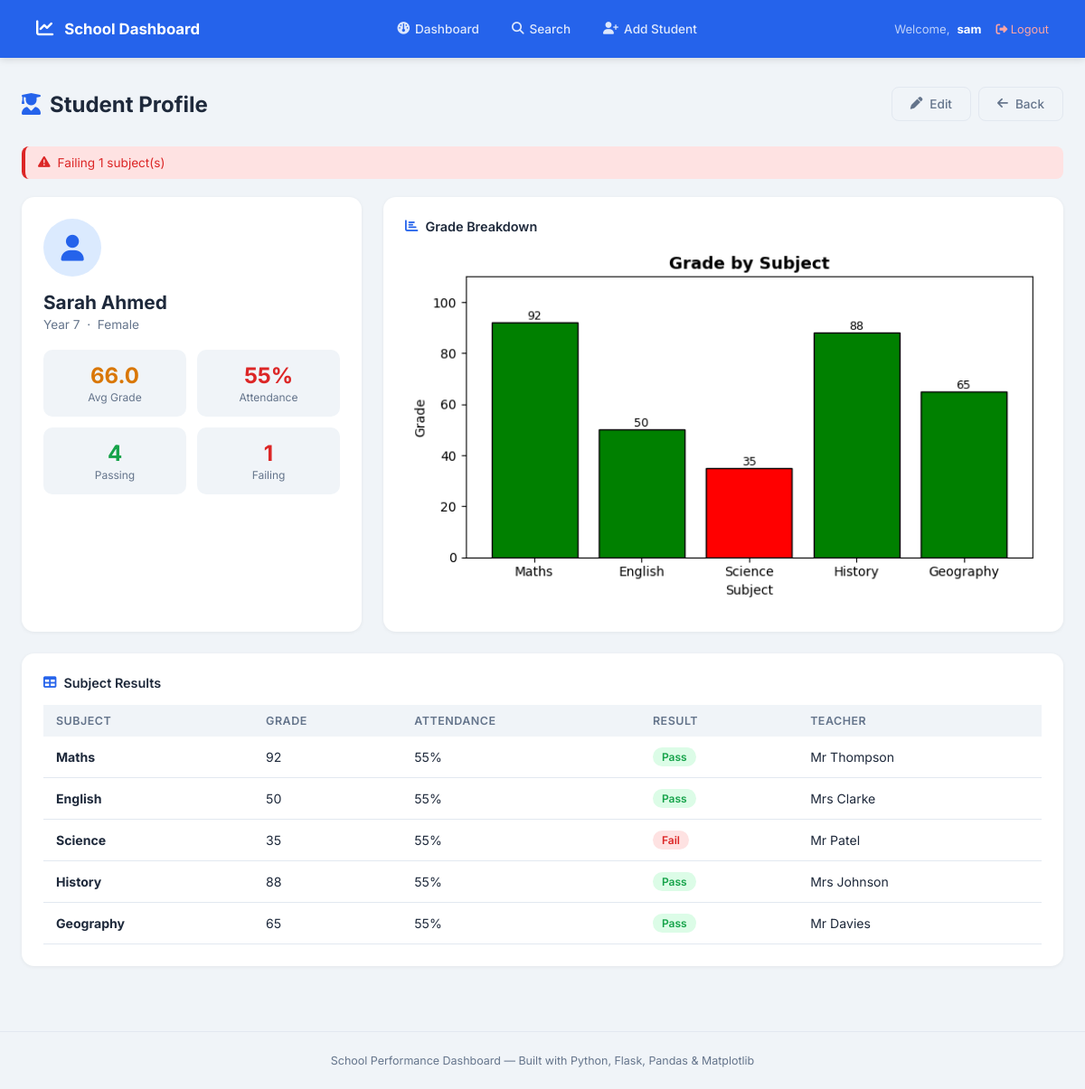
Screenshot of /student/2 (signed in) with the database file from the repository.
### tables this page shows
CREATE TABLE students (
            id INTEGER PRIMARY KEY AUTOINCREMENT,
            name TEXT NOT NULL,
            year_group INTEGER NOT NULL,
            gender TEXT NOT NULL
        );

CREATE TABLE grades (
            id INTEGER PRIMARY KEY AUTOINCREMENT,
            student_id INTEGER NOT NULL,
            subject TEXT NOT NULL,
            grade INTEGER NOT NULL,
            attendance INTEGER NOT NULL,
            pass_fail TEXT NOT NULL,
            teacher TEXT NOT NULL,
            FOREIGN KEY (student_id) REFERENCES students(id)
        );

### main.py (the view)
@app.route('/student/<int:student_id>')
@login_required
def student_profile(student_id):
    df = get_dataframe()
    student_df = df[df['student_id'] == student_id]
    if student_df.empty:
        flash("Student not found", "error")
        return redirect(url_for('search'))
    name = student_df['Student_Name'].iloc[0]
    year = student_df['Year_Group'].iloc[0]
    gender = student_df['Gender'].iloc[0]
    avg_grade = round(student_df['Grade'].mean(), 1)
    attendance = student_df['Attendance_Percentage'].iloc[0]
    pass_count = (student_df['Pass_Fail'] == 'Pass').sum()
    fail_count = (student_df['Pass_Fail'] == 'Fail').sum()
    flags = []
    if attendance < 50:
        flags.append(f"Low attendance: {attendance}%")
    if fail_count > 0:
        flags.append(f"Failing {fail_count} subject(s)")
    if avg_grade < 50:
        flags.append(f"Low average grade: {avg_grade}")
    chart = chart_student_grades(student_df)
    return render_template('student.html',
        name=name, year=year, gender=gender,
        avg_grade=avg_grade, attendance=attendance,
        pass_count=pass_count, fail_count=fail_count,
        grades=student_df.to_dict('records'),
        chart=chart, flags=flags, student_id=student_id
    )

### main.py (called while the page is built)
def get_db():
    conn = sqlite3.connect(DB)
    conn.row_factory = sqlite3.Row
    return conn

def get_chart(fig):
    buf = io.BytesIO()
    fig.savefig(buf, format='png', bbox_inches='tight', dpi=100)
    buf.seek(0)
    img = base64.b64encode(buf.read()).decode('utf-8')
    plt.close(fig)
    return img

def login_required(f):
    from functools import wraps
    @wraps(f)
    def decorated(*args, **kwargs):
        if 'user_id' not in session:
            return redirect(url_for('login'))
        return f(*args, **kwargs)
    return decorated

def get_dataframe():
    conn = get_db()
    df = pd.read_sql_query("""
        SELECT s.name as Student_Name, s.year_group as Year_Group, s.gender as Gender,
               g.subject as Subject, g.grade as Grade, g.attendance as Attendance_Percentage,
               g.pass_fail as Pass_Fail, g.teacher as Teacher, s.id as student_id
        FROM students s JOIN grades g ON s.id = g.student_id
    """, conn)
    conn.close()
    return df

def chart_student_grades(student_df):
    fig, ax = plt.subplots(figsize=(7, 4))
    colors = ['green' if pf == 'Pass' else 'red' for pf in student_df['Pass_Fail']]
    ax.bar(student_df['Subject'], student_df['Grade'], color=colors, edgecolor='black')
    ax.set_title('Grade by Subject', fontsize=13, fontweight='bold')
    ax.set_xlabel('Subject')
    ax.set_ylabel('Grade')
    ax.set_ylim(0, 110)
    for i, (g, pf) in enumerate(zip(student_df['Grade'], student_df['Pass_Fail'])):
        ax.annotate(f'{g}', (i, g), ha='center', va='bottom', fontsize=9)
    ax.tick_params(axis='x', rotation=0)
    fig.tight_layout()
    return get_chart(fig)

### templates/student.html (shortened to what this page needs)
{% extends 'base.html' %}
{% block content %}
<div class="main">
    <div class="page-header">
        <div class="page-title"><i class="fa-solid fa-user-graduate"></i> Student Profile</div>
        <div style="display:flex;gap:8px;">
            <a href="{{ url_for('edit_student', student_id=student_id) }}" class="btn btn-outline">
                <i class="fa-solid fa-pen"></i> Edit
            </a>
            <a href="{{ url_for('search') }}" class="btn btn-outline">
                <i class="fa-solid fa-arrow-left"></i> Back
            </a>
        </div>
    </div>
    {% if flags %}
    <div style="margin-bottom:20px;">
        {% for flag in flags %}
        <div class="flag-alert"><i class="fa-solid fa-triangle-exclamation"></i> {{ flag }}</div>
        {% endfor %}
    </div>
    {% endif %}
    <div class="profile-grid">
        <div class="profile-card">
            <div class="profile-avatar"><i class="fa-solid fa-user"></i></div>
            <div class="profile-name">{{ name }}</div>
            <div class="profile-meta">Year {{ year }} &nbsp;·&nbsp; {{ gender }}</div>
            <div class="profile-stats">
                <div class="profile-stat">
                    <div class="profile-stat-val gold">{{ avg_grade }}</div>
                    <div class="profile-stat-label">Avg Grade</div>
                </div>
                <div class="profile-stat">
                    <div class="profile-stat-val {% if attendance >= 80 %}green{% else %}red{% endif %}">{{ attendance }}%</div>
                    <div class="profile-stat-label">Attendance</div>
                </div>
                <div class="profile-stat">
                    <div class="profile-stat-val green">{{ pass_count }}</div>
                    <div class="profile-stat-label">Passing</div>
                </div>
                <div class="profile-stat">
                    <div class="profile-stat-val red">{{ fail_count }}</div>
                    <div class="profile-stat-label">Failing</div>
                </div>
            </div>
        </div>
        <div class="profile-card">
            <div style="font-size:0.9rem;font-weight:600;margin-bottom:14px;display:flex;align-items:center;gap:8px;">
                <i class="fa-solid fa-chart-bar" style="color:var(--accent);"></i> Grade Breakdown
            </div>
            <img alt="Student Grades" style="width:100%;border-radius:6px;">
        </div>
    </div>
    <div class="card">
        <div style="font-size:0.9rem;font-weight:600;margin-bottom:16px;display:flex;align-items:center;gap:8px;">
            <i class="fa-solid fa-table" style="color:var(--accent);"></i> Subject Results
        </div>
        <table class="grades-table">
            <thead>
                <tr>
                    <th>Subject</th>
                    <th>Grade</th>
                    <th>Attendance</th>
                    <th>Result</th>
                    <th>Teacher</th>
                </tr>
            </thead>
            <tbody>
                {% for g in grades %}
                <tr>
                    <td><strong>{{ g.Subject }}</strong></td>
                    <td>{{ g.Grade }}</td>
                    <td>{{ g.Attendance_Percentage }}%</td>
                    <td><span class="badge badge-{{ g.Pass_Fail|lower }}">{{ g.Pass_Fail }}</span></td>
                    <td>{{ g.Teacher }}</td>
                </tr>
                {% endfor %}
            </tbody>
        </table>
    </div>
</div>
{% endblock %}

### templates/base.html (shortened to what this page needs)
<!DOCTYPE html>
<html lang="en">
<head>
    <link rel="stylesheet" href="https://cdnjs.cloudflare.com/ajax/libs/font-awesome/6.5.0/css/all.min.css">
</head>
<body>
<nav class="navbar">
    <div class="nav-brand"><i class="fa-solid fa-chart-line"></i> School Dashboard</div>
    <div class="nav-links">
        <a href="{{ url_for('dashboard') }}" {% if request.endpoint == 'dashboard' %}class="active"{% endif %}>
            <i class="fa-solid fa-gauge"></i> Dashboard
        </a>
        <a href="{{ url_for('search') }}" {% if request.endpoint == 'search' %}class="active"{% endif %}>
            <i class="fa-solid fa-magnifying-glass"></i> Search
        </a>
        <a href="{{ url_for('add_student') }}" {% if request.endpoint == 'add_student' %}class="active"{% endif %}>
            <i class="fa-solid fa-user-plus"></i> Add Student
        </a>
    </div>
    {% if session.get('user_name') %}
<div class="nav-user">
    Welcome, <strong>{{ session['user_name'] }}</strong>
    <a href="{{ url_for('logout') }}" style="color:#fca5a5; margin-left:8px; font-size:0.8rem;">
        <i class="fa-solid fa-right-from-bracket"></i> Logout
    </a>
</div>
{% else %}
<a href="{{ url_for('login') }}" class="btn btn-primary" style="padding:7px 16px;font-size:0.82rem;">
    <i class="fa-solid fa-right-to-bracket"></i> Login
</a>
{% endif %}
</nav>
{% block content %}{% endblock %}
<footer>School Performance Dashboard — Built with Python, Flask, Pandas & Matplotlib</footer>
</body>
</html>

### templates/base.html (style rules this page uses)
*, *::before, *::after { box-sizing: border-box; margin: 0; padding: 0; }
:root { --bg: #f0f4f8; --surface: #ffffff; --accent: #2563eb; --accent-light: #dbeafe; --green: #16a34a; --green-light: #dcfce7; --red: #dc2626; --red-light: #fee2e2; --gold: #d97706; --gold-light: #fef3c7; --purple: #7c3aed; --purple-light: #ede9fe; --orange: #ea580c; --orange-light: #ffedd5; --text: #1e293b; --text-mid: #64748b; --border: #e2e8f0; }
body { font-family: 'Inter', sans-serif; background: var(--bg); color: var(--text); min-height: 100vh; }
a { text-decoration: none; color: inherit; }
.navbar { background: var(--accent); padding: 0 40px; display: flex; align-items: center; justify-content: space-between; height: 64px; position: sticky; top: 0; z-index: 100; box-shadow: 0 2px 8px rgba(0,0,0,0.12); }
.nav-brand { display: flex; align-items: center; gap: 12px; color: white; font-weight: 700; font-size: 1.05rem; }
.nav-brand i { font-size: 1.2rem; }
.nav-links { display: flex; align-items: center; gap: 8px; }
.nav-links a { color: rgba(255,255,255,0.85); padding: 8px 14px; border-radius: 8px; font-size: 0.85rem; font-weight: 500; transition: background 0.2s; display: flex; align-items: center; gap: 6px; }
.nav-user { color: rgba(255,255,255,0.7); font-size: 0.82rem; display: flex; align-items: center; gap: 8px; }
.nav-user strong { color: white; }
.main { max-width: 1300px; margin: 0 auto; padding: 32px 24px; }
.btn { display: inline-flex; align-items: center; gap: 8px; padding: 10px 20px; border-radius: 8px; font-size: 0.85rem; font-weight: 500; cursor: pointer; border: none; transition: all 0.2s; font-family: 'Inter', sans-serif; }
.btn-outline { background: transparent; border: 1px solid var(--border); color: var(--text-mid); }
.page-header { margin-bottom: 28px; display: flex; align-items: center; justify-content: space-between; flex-wrap: wrap; gap: 12px; }
.page-title { font-size: 1.5rem; font-weight: 700; display: flex; align-items: center; gap: 10px; }
.page-title i { color: var(--accent); }
.card { background: var(--surface); border-radius: 14px; padding: 24px; box-shadow: 0 1px 4px rgba(0,0,0,0.06); }
footer { text-align: center; padding: 24px; color: var(--text-mid); font-size: 0.78rem; border-top: 1px solid var(--border); margin-top: 40px; }

### templates/student.html (style rules this page uses)
.profile-grid { display: grid; grid-template-columns: 1fr 2fr; gap: 24px; margin-bottom: 24px; }
.profile-card { background: var(--surface); border-radius: 14px; padding: 24px; box-shadow: 0 1px 4px rgba(0,0,0,0.06); }
.profile-avatar { width: 64px; height: 64px; background: var(--accent-light); border-radius: 50%; display: flex; align-items: center; justify-content: center; font-size: 1.8rem; color: var(--accent); margin-bottom: 16px; }
.profile-name { font-size: 1.3rem; font-weight: 700; margin-bottom: 4px; }
.profile-meta { color: var(--text-mid); font-size: 0.85rem; margin-bottom: 20px; }
.profile-stats { display: grid; grid-template-columns: 1fr 1fr; gap: 12px; margin-bottom: 20px; }
.profile-stat { background: var(--bg); border-radius: 10px; padding: 14px; text-align: center; }
.profile-stat-val { font-size: 1.5rem; font-weight: 700; }
.profile-stat-val.green { color: var(--green); }
.profile-stat-val.red { color: var(--red); }
.profile-stat-val.gold { color: var(--gold); }
.profile-stat-label { font-size: 0.75rem; color: var(--text-mid); margin-top: 2px; }
.flag-alert { background: var(--red-light); border-left: 4px solid var(--red); color: var(--red); padding: 10px 14px; border-radius: 8px; font-size: 0.85rem; margin-bottom: 8px; display: flex; align-items: center; gap: 8px; }
.grades-table { width: 100%; border-collapse: collapse; }
.grades-table th { background: var(--bg); padding: 10px 14px; text-align: left; font-size: 0.78rem; text-transform: uppercase; letter-spacing: 0.5px; color: var(--text-mid); font-weight: 600; }
.grades-table td { padding: 12px 14px; border-bottom: 1px solid var(--border); font-size: 0.88rem; }
.badge { display: inline-block; padding: 3px 10px; border-radius: 20px; font-size: 0.75rem; font-weight: 600; }
.badge-pass { background: var(--green-light); color: var(--green); }
.badge-fail { background: var(--red-light); color: var(--red); }

### rows the page displays
students: user_name "sam"
students: name "Sarah Ahmed", gender "Female"
grades: Subject "Maths", Grade "92", Attendance_Percentage "55", Pass_Fail "Pass", Teacher "Mr Thompson"
grades: Subject "English", Grade "50", Attendance_Percentage "55", Pass_Fail "Pass", Teacher "Mrs Clarke"
grades: Subject "Science", Grade "35", Attendance_Percentage "55", Pass_Fail "Fail", Teacher "Mr Patel"
grades: Subject "History", Grade "88", Attendance_Percentage "55", Pass_Fail "Pass", Teacher "Mrs Johnson"
grades: Subject "Geography", Grade "65", Attendance_Percentage "55", Pass_Fail "Pass", Teacher "Mr Davies"

### other values shown
{{ flag }} "Failing 1 subject(s)"
{{ year }} "7"
{{ avg_grade }} "66.0"
{{ attendance }} "55"
{{ pass_count }} "4"
{{ fail_count }} "1"
